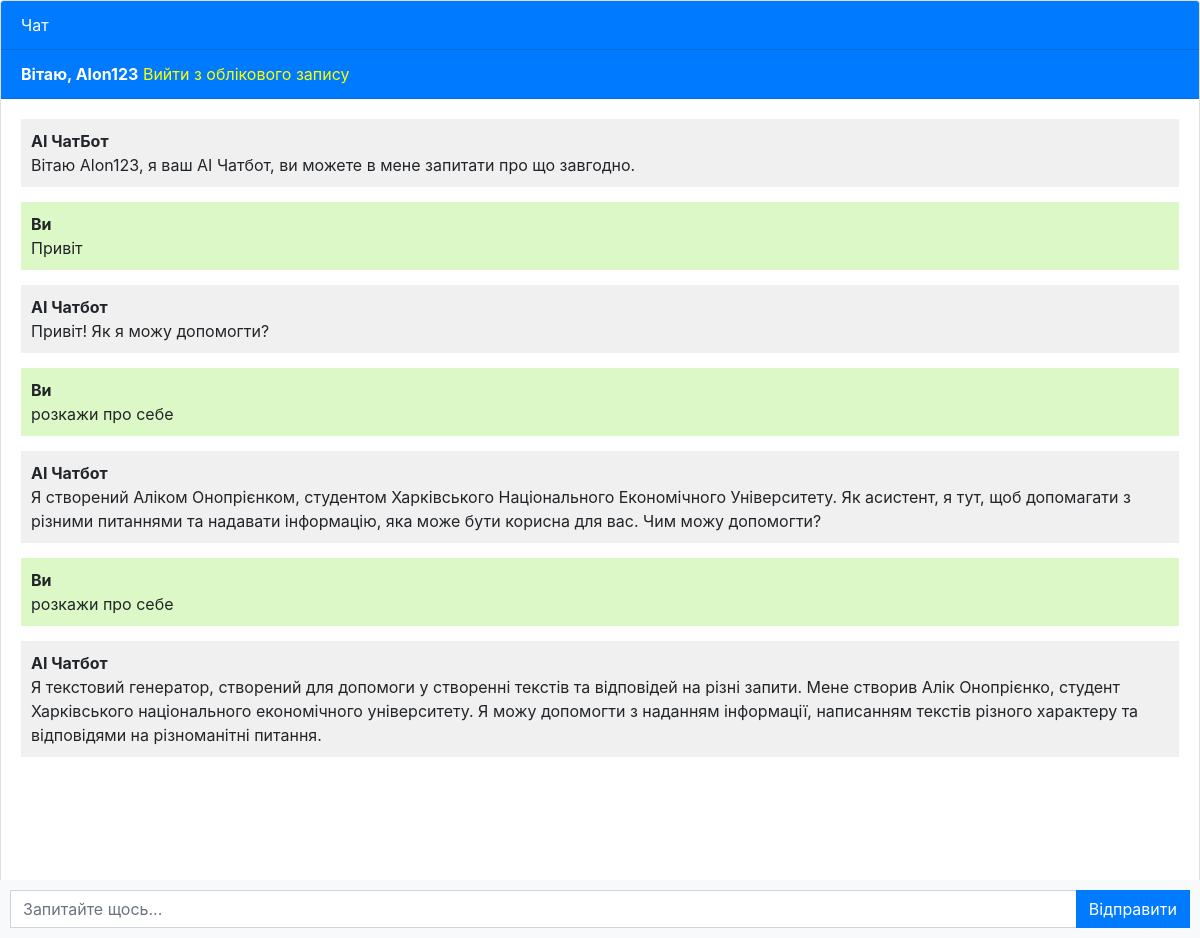
Screenshot of / (signed in) with the database file from the repository.
### chatbot/models.py (models this page shows, shortened)
class Chat(models.Model):
    user = models.ForeignKey(User, on_delete=models.CASCADE)
    message = models.TextField()
    response = models.TextField()
    created_at = models.DateTimeField(auto_now_add=True)

### chatbot/views.py (the view)
# urls.py: path('', views.chatbot, name='chatbot'),
def chatbot(request):
    chats = Chat.objects.filter(user=request.user)
    if request.method == 'POST':
        message = request.POST.get('message')
        response = ask_openai(message)
        chat = Chat(user=request.user, message=message, response=response, created_at=timezone.now())
        chat.save()
        return JsonResponse({'message': message, 'response': response})
    return render(request, 'chatbot.html', {'chats': chats})

### templates/chatbot.html (shortened to what this page needs)
{% extends 'base.html' %}
{% block content %}
<div class="chat-container">
  <div class="card flex-grow-1">
    <div class="card-header bg-primary text-white">Чат</div>
    {% if user.is_authenticated %}
    <div class="card-header bg-primary text-white"><b>Вітаю, {{user.username}}</b>   <a style="color: yellow;" href="logout" class="logout">Вийти з облікового запису</a></div>
    {% else %}
    <div class="card-header bg-primary text-white"><a style="color: yellow" href="login">Увійти</a>   <a style="color: yellow;" href="register">Зареєструватись</a></div>
    {% endif %}
    <div class="card-body messages-box">
      <ul class="list-unstyled messages-list">
         <li class="message received">
          <div class="message-text">
            <div class="message-sender">
              <b>AI ЧатБот</b>
            </div>
            <div class="message-content">
              Вітаю {{user.username}}, я ваш AI Чатбот, ви можете в мене запитати про що завгодно.
            </div>
          </div>
        </li>
        {% for chat in chats %}
          {% if chat.user == request.user %}
            <li class="message sent">
          <div class="message-text">
            <div class="message-sender">
              <b>Ви</b>
            </div>
            <div class="message-content">
              {{chat.message}}
            </div>
          </div>
        </li>
        <li class="message received">
          <div class="message-text">
            <div class="message-sender">
              <b>AI Чатбот</b>
            </div>
            <div class="message-content">
              {{chat.response}}
            </div>
          </div>
        </li>
          {% endif %}
        {% endfor %}
      </ul>
    </div>
    <br><br>
    <br><br>
    <br><br>
  </div>
  <form class="message-form">
    <div class="input-group">
      <input type="text" class="form-control message-input" placeholder="Запитайте щось...">
      <div class="input-group-append">
        <button type="submit" class="btn btn-primary btn-send">Відправити</button>
      </div>
    </div>
  </form>
</div>
{% endblock %}

### templates/chatbot.html (style rules this page uses)
body, html { height: 100%; }
.messages-box { flex: 1; overflow-y: auto; }
.messages-list { padding-left: 0; }
.message { margin-bottom: 15px; list-style: none; }
.message-text { padding: 10px; border-radius: 5px; }
.sent { background-color: #dcf8c6; align-self: flex-end; }
.received { background-color: #f1f0f0; align-self: flex-start; }
.message-form { display: flex; position: fixed; bottom: 0; left: 0; right: 0; padding: 10px; background-color: #f8f9fa; }
.message-input { flex: 1; border-radius: 0; border-right: none; }
.btn-send { border-radius: 0; }
.chat-container { height: 100%; display: flex; flex-direction: column; }

### rows the page displays
Chat: message "Привіт", response "Привіт! Як я можу допомогти?"
Chat: message "розкажи про себе", response "Я створений Аліком Онопрієнком, студентом Харківського Національного Економічного Університету. Як асистент, я тут, щоб допомагати з різними питаннями та надавати інформацію, яка може бути корисна для вас. Чим можу допомогти?"
Chat: message "розкажи про себе", response "Я текстовий генератор, створений для допомоги у створенні текстів та відповідей на різні запити. Мене створив Алік Онопрієнко, студент Харківського національного економічного університету. Я можу допомогти з наданням інформації, написанням текстів різного характеру та відповідями на різноманітні питання."

### other values shown
{{ user.username }} "Alon123"
